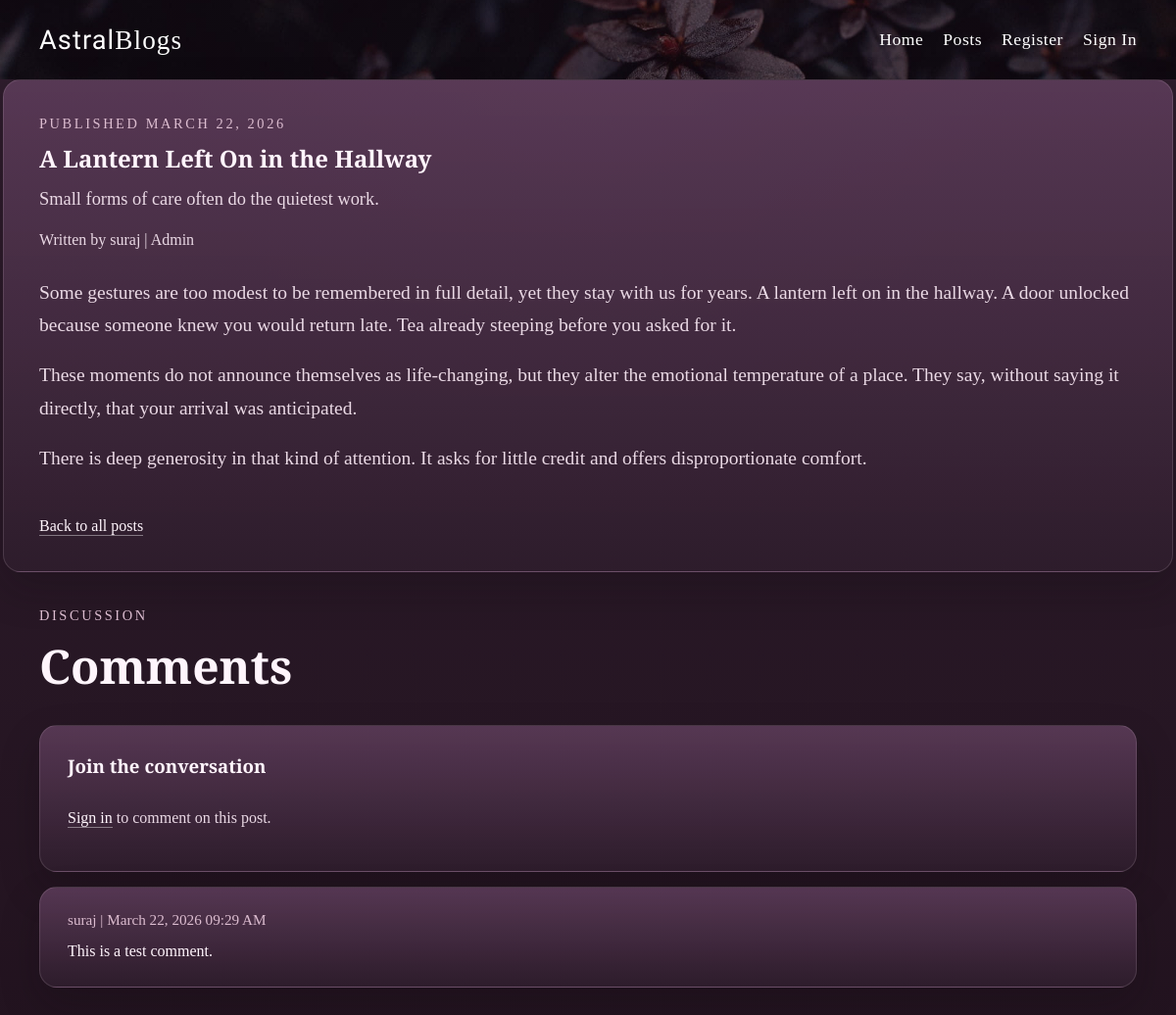
/posts/1, run on the app's committed database.
### main.py (models this page shows)
class Post(db.Model):
    __tablename__ = "posts"
    id: Mapped[int] = mapped_column(primary_key=True)
    title: Mapped[str] = mapped_column(db.String(180), nullable=False)
    subtitle: Mapped[str] = mapped_column(db.String(240), nullable=False)
    content: Mapped[str] = mapped_column(db.Text, nullable=False)
    created_at: Mapped[datetime] = mapped_column(default=datetime.utcnow, nullable=False)
    author_id: Mapped[int] = mapped_column(db.ForeignKey("users.id"), nullable=False)
    author: Mapped[User] = relationship(back_populates="posts")
    comments: Mapped[list["Comment"]] = relationship(
        back_populates="post",
        cascade="all, delete-orphan",
        order_by="Comment.created_at.desc()",
    )

class User(db.Model):
    __tablename__ = "users"
    id: Mapped[int] = mapped_column(primary_key=True)
    name: Mapped[str] = mapped_column(db.String(120), nullable=False)
    email: Mapped[str] = mapped_column(db.String(255), unique=True, nullable=False)
    password_hash: Mapped[str] = mapped_column(db.String(255), nullable=False)
    created_at: Mapped[datetime] = mapped_column(default=datetime.utcnow, nullable=False)
    posts: Mapped[list["Post"]] = relationship(back_populates="author", cascade="all, delete-orphan")
    comments: Mapped[list["Comment"]] = relationship(back_populates="author", cascade="all, delete-orphan")

class Comment(db.Model):
    __tablename__ = "comments"
    id: Mapped[int] = mapped_column(primary_key=True)
    content: Mapped[str] = mapped_column(db.Text, nullable=False)
    created_at: Mapped[datetime] = mapped_column(default=datetime.utcnow, nullable=False)
    author_id: Mapped[int] = mapped_column(db.ForeignKey("users.id"), nullable=False)
    post_id: Mapped[int] = mapped_column(db.ForeignKey("posts.id"), nullable=False)
    author: Mapped[User] = relationship(back_populates="comments")
    post: Mapped[Post] = relationship(back_populates="comments")

### main.py (the view, shortened to what this page needs)
@app.route("/posts/<int:post_id>", methods=["GET", "POST"])
def show_post(post_id):
    post = db.get_or_404(Post, post_id)
    comment_form = CommentForm()
    return render_template("blog.html", page_title=post.title, post=post, comment_form=comment_form)

### main.py (called while the page is built)
def is_admin(user):
    return bool(user and user.email == ADMIN_EMAIL and user.name.strip().lower() == ADMIN_NAME)

def can_manage_post(user, post):
    return bool(user and (is_admin(user) or post.author_id == user.id))

@app.before_request
def load_current_user():
    user_id = session.get("user_id")
    g.current_user = db.session.get(User, user_id) if user_id else None

@app.context_processor
def inject_current_user():
    current_user = g.get("current_user")
    return {
        "current_user": current_user,
        "is_admin_user": is_admin(current_user),
        "can_manage_post": can_manage_post,
    }

### templates/blog.html (shortened to what this page needs)
{% extends "base.html" %}
{% block page_css %}
    <link rel="stylesheet" href="{{ url_for('static', filename='css/blog_style.css') }}">
{% endblock %}
{% block body %}
    <article class="page-shell post-detail">
        <p class="section-kicker">Published {{ post.created_at.strftime("%B %d, %Y") }}</p>
        <h1>{{ post.title }}</h1>
        <p class="detail-subtitle">{{ post.subtitle }}</p>
        <p class="post-meta">Written by {{ post.author.name }}{% if post.author.email == "suraj.astralcode.ai@gmail.com" %} | Admin{% endif %}</p>
        <div class="post-body">{{ post.content|safe }}</div>
        <div class="post-actions">
            <a class="text-link" href="{{ url_for('posts') }}">Back to all posts</a>
        </div>
    </article>
    <section class="page-shell comment-shell">
        <div class="section-heading">
            <p class="section-kicker">Discussion</p>
            <h2>Comments</h2>
        </div>
        {% if current_user %}
        <form class="comment-form" method="post">
            {{ comment_form.hidden_tag() }}
            <label for="comment">{{ comment_form.comment.label.text }}</label>
            {{ comment_form.comment(rows=5, placeholder="Write a thoughtful response to this post...") }}
            {{ comment_form.submit() }}
        </form>
        {% else %}
        <div class="empty-state">
            <h3>Join the conversation</h3>
            <p><a class="text-link" href="{{ url_for('login') }}">Sign in</a> to comment on this post.</p>
        </div>
        {% endif %}
        {% if post.comments %}
        <div class="comment-list">
            {% for comment in post.comments %}
            <article class="comment-card">
                <p class="comment-meta">{{ comment.author.name }} | {{ comment.created_at.strftime("%B %d, %Y %I:%M %p") }}</p>
                <p class="comment-text">{{ comment.content }}</p>
            </article>
            {% endfor %}
        </div>
        {% else %}
        <div class="empty-state">
            <h3>No comments yet</h3>
            <p>Be the first reader to leave a response.</p>
        </div>
        {% endif %}
    </section>
{% endblock %}

### static/css/home_header_style.css (style rules this page uses)
body { margin: 0; color: #f4ecf4; background: radial-gradient(circle at top, rgba(120, 83, 116, 0.22), transparent 35%), linear-gradient(180deg, #2f1d2d 0%, #22131f 100%); font-family: "Cormorant Garamond", Georgia, serif; }

### static/css/blog_style.css (style rules this page uses)
.page-shell { max-width: 1120px; margin: 0 auto; padding: 72px 24px 0; }
.section-heading { margin-bottom: 28px; }
.section-kicker { margin: 0 0 10px; color: #dcbdd0; letter-spacing: 0.18em; text-transform: uppercase; font-size: 0.9rem; }
.section-heading h1, .section-heading h2 { margin: 0; color: #fff5fc; font-size: clamp(2.4rem, 4vw, 3.6rem); }
.post-card, .empty-state, .post-form, .post-detail, .comment-form, .comment-card { background: linear-gradient(180deg, rgba(94, 61, 91, 0.86), rgba(46, 29, 44, 0.94)); border: 1px solid rgba(240, 221, 231, 0.14); border-radius: 18px; box-shadow: 0 18px 40px rgba(14, 8, 13, 0.22); }
.post-card h2, .post-card h3, .post-detail h1, .empty-state h3 { margin: 0; color: #fff5fc; }
.post-meta, .post-subtitle, .detail-subtitle, .post-body p, .empty-state p { color: #ead9e5; }
.post-meta { margin-top: 0; margin-bottom: 10px; font-size: 1rem; }
.post-subtitle, .detail-subtitle { margin-top: 12px; line-height: 1.5; font-size: 1.15rem; }
.text-link { display: inline-block; margin-top: 16px; color: #fff5fc; text-decoration: none; border-bottom: 1px solid rgba(255, 255, 255, 0.4); }
.post-actions { display: flex; gap: 18px; align-items: center; flex-wrap: wrap; }
.empty-state { padding: 28px; }
.post-detail { padding: 36px; }
.post-body { margin: 28px 0; }
.post-body p { margin: 0 0 18px; font-size: 1.22rem; line-height: 1.7; }
.comment-shell { padding-top: 36px; }
.comment-list { margin-top: 15px; display: grid; gap: 18px; }
.comment-card { padding: 24px 28px; }
.comment-meta { margin: 0 0 10px; color: #dcbdd0; font-size: 0.95rem; }
.comment-text { margin: 0; color: #fff5fc; line-height: 1.6; white-space: pre-wrap; }

### data on the page
Post: created_at "MARCH 22, 2026", title "A Lantern Left On in the Hallway", subtitle "Small forms of care often do the quietest work.", content "Some gestures are too modest to be remembered in full detail, yet they stay with us for years. A lantern left on in the hallway. A door unlocked because someone knew you would return late. Tea already steeping before you asked for it. These moments do not announce themselves as life-changing, but they alter the emotional temperature of a place. They say, without saying it directly, that your arrival was anticipated. There is deep generosity in that kind of attention. It asks for little credit and offers disproportionate comfort."
User: author.name "suraj"
Comment: author.name "suraj", created_at "March 22, 2026 09:29 AM", content "This is a test comment."
